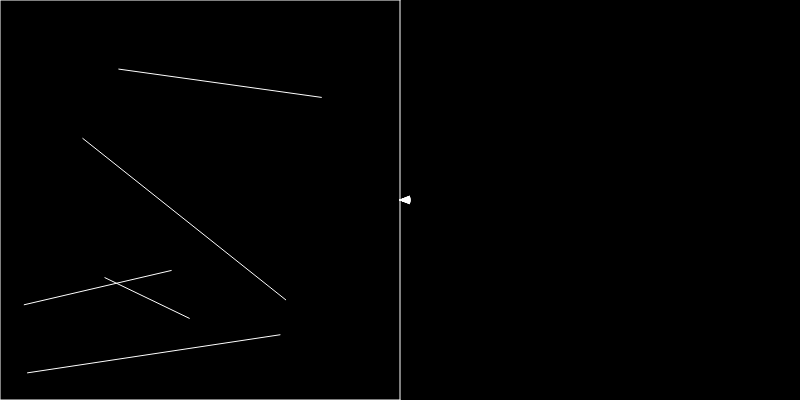
Frame 1 (no input)
Frame 60 (no input): identical to frame 1, image omitted
Frame 120 (the mouse pressed at the canvas centre since frame 60): identical to frame 1, image omitted

The p5.js sketch that drew this single still picture (run headless with seeded random() and noise() and a simulated clock; from frame 60 on, the mouse is pressed at the canvas centre):

// p5.js sketch
// ── sketch.js
let walls = [];
let particle;
let xoff = 0;
let yoff = 10000;
const sceneW = 400;
const sceneH = 400;
let sliderFOV;

function setup() {
  createCanvas(800, 400);
  for (var i = 0; i < 5; i++) {
    let x1 = random(sceneW);
    let x2 = random(sceneW);
    let y1 = random(sceneH);
    let y2 = random(sceneH);
    walls[i] = new Boundary(x1, y1, x2, y2);
  }
  walls.push(new Boundary(0, 0, sceneW, 0));
  walls.push(new Boundary(sceneW, 0, sceneW, sceneH));
  walls.push(new Boundary(sceneW, sceneH, 0, sceneH));
  walls.push(new Boundary(0, sceneH, 0, 0));

  particle = new Particle();
  sliderFOV = createSlider(0, 360, 45);
  sliderFOV.input(changeFOV);
}

function changeFOV() {
  const fov = sliderFOV.value();
  particle.updateFOV(fov);
}

function draw() {
  background(0);

  if (keyIsDown(LEFT_ARROW)) {
    particle.rotate(-0.1);
  } else if (keyIsDown(RIGHT_ARROW)) {
    particle.rotate(0.1);
  } else if (keyIsDown(UP_ARROW)) {
    particle.move(1);
  } else if (keyIsDown(DOWN_ARROW)) {
    particle.move(-1);
  }

  for (let wall of walls) {
    wall.show();
  }

  //particle.update(noise(xoff) * sceneW, noise(yoff) * sceneH);
  //particle.update(mouseX, mouseY);
  particle.show();
  //xoff += 0.01;
  //yoff += 0.01;

  const scene = particle.look(walls);
  push();
  translate(sceneW, 0);
  let w = sceneW / scene.length;
  for (var i = 0; i < scene.length; i++) {
    noStroke();
    let sq = scene[i] * scene[i];
    let wSq = sceneW * sceneW;
    const b = map(sq, 0, wSq, 255, 0);
    const h = map(scene[i], 0, sceneW, sceneH, 0);
    fill(b);
    rectMode(CENTER);
    rect(i * w + w / 2, sceneH / 2, w, h);
  }
  pop();
  //let pt = ray.cast(wall);
  //if (pt) {
  //fill(255);
  //ellipse(pt.x, pt.y, 6, 6);
  //}
  //ray.lookAt(mouseX, mouseY);
}

// ── Boundary.js
class Boundary {
  constructor(x1, y1, x2, y2) {
    this.a = createVector(x1, y1);
    this.b = createVector(x2, y2);
  }

  show() {
    stroke(255);
    line(this.a.x, this.a.y, this.b.x, this.b.y);
  }
}

// ── Particle.js
class Particle {
  constructor() {
    this.fov = 45;
    this.pos = createVector(width / 2, height / 2);
    this.rays = [];
    this.heading = 0;
    for (var a = -this.fov / 2; a < this.fov / 2; a += 1) {
      this.rays.push(new Ray(this.pos, radians(a)));
    }
  }

  updateFOV(fov) {
    this.fov = fov;
    this.rays = [];
    for (var a = -this.fov / 2; a < this.fov / 2; a += 1) {
      this.rays.push(new Ray(this.pos, radians(a) + this.heading));
    }
  }

  rotate(angle) {
    this.heading += angle;
    let index = 0;
    for (var a = -this.fov / 2; a < this.fov / 2; a += 1) {
      this.rays[index].setAngle(radians(a) + this.heading);
      index++;
    }
  }

  move(amt) {
    const vel = p5.Vector.fromAngle(this.heading);

    vel.setMag(amt);
    this.pos.add(vel);
  }

  update(x, y) {
    this.pos.set(x, y);
  }

  look(walls) {
    const scene = [];
    for (var i = 0; i < this.rays.length; i++) {
      let ray = this.rays[i];
      let closest = null;
      let record = Infinity;
      for (let wall of walls) {
        const pt = ray.cast(wall);
        if (pt) {
          let d = p5.Vector.dist(this.pos, pt);
          let a = ray.dir.heading() - this.heading;
          d *= cos(a);
          if (d < record) {
            record = d;
            closest = pt;
          }
        }
      }

      if (closest) {
        stroke(255, 100);
        line(this.pos.x, this.pos.y, closest.x, closest.y);
      }
      scene[i] = record;
    }
    return scene;
  }

  show() {
    fill(255);
    ellipse(this.pos.x, this.pos.y, 1, 1);

    for (let ray of this.rays) {
      ray.show();
    }
  }
}

// ── Ray.js
class Ray {
  constructor(pos, angle) {
    this.pos = pos;
    this.dir = p5.Vector.fromAngle(angle);
  }

  setAngle(angle) {
    this.dir = p5.Vector.fromAngle(angle);
  }

  lookAt(x, y) {
    this.dir.x = x - this.pos.x;
    this.dir.y = y - this.pos.y;
    this.dir.normalize();
  }

  show() {
    fill(255);
    push();
    translate(this.pos.x, this.pos.y);
    line(0, 0, this.dir.x * 10, this.dir.y * 10);
    pop();
  }

  cast(wall) {
    const x1 = wall.a.x;
    const y1 = wall.a.y;
    const x2 = wall.b.x;
    const y2 = wall.b.y;

    const x3 = this.pos.x;
    const y3 = this.pos.y;
    const x4 = this.pos.x + this.dir.x;
    const y4 = this.pos.y + this.dir.y;

    const den = (x1 - x2) * (y3 - y4) - (y1 - y2) * (x3 - x4);
    if (den == 0) {
      return;
    }

    const t = ((x1 - x3) * (y3 - y4) - (y1 - y3) * (x3 - x4)) / den;
    const u = -((x1 - x2) * (y1 - y3) - (y1 - y2) * (x1 - x3)) / den;
    if (t > 0 && t < 1 && u > 0) {
      const pt = createVector();
      pt.x = x1 + t * (x2 - x1);
      pt.y = y1 + t * (y2 - y1);
      return pt;
    } else {
      return;
    }
  }
}
